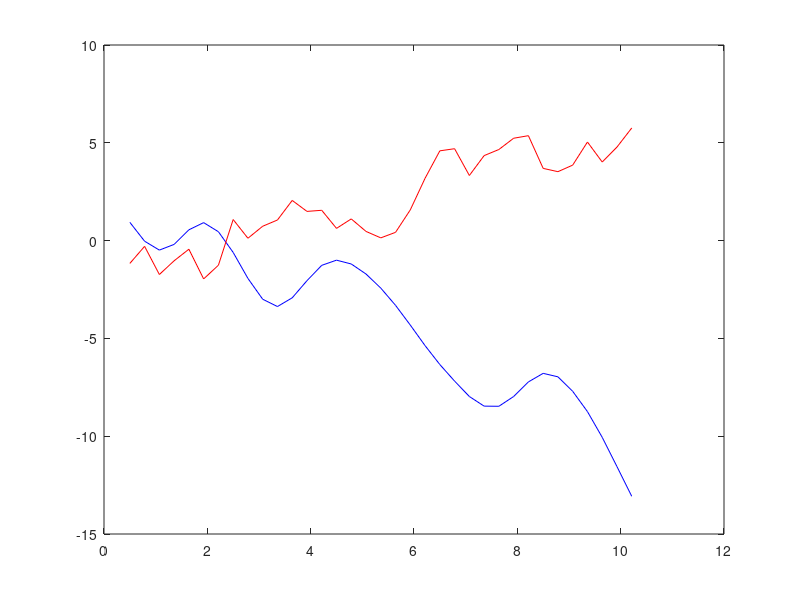

This figure's MATLAB source:
function TestBemHeatEq
% Solve the inveerse heat equation with an unknown source 
% u_t(x,t) = ku_{xx}(x,y) +r(t)*f(x,t)
% with 0<=x<=1, 0<=t<=T
% subject to the boundary conditions u(0,t) = u(1,t)
% and u_x(0,t)+alpha*u(0,t)=0
% and initial condition 
% u(x,0) = phi(x) 0<=x<=1
% In this problem we take f(x,t) =1 for all x and t

N0     = 15;  % space points
N      = 35;  % time points
alpha  = 1;   % for the boundary condition 
lambda = 0.9; % regularization constant
f      = ones(N,N0); % function of N time points over N0 space points
E      = cumsum(4*cos((1:N) *pi/2)./N+randn(1,N));% a vector of N points is the integral of the solution over the space
u0     = 5*ones(1,N0); % is the phi function 

% Discretize the time and space domain 
T      = 10;         % max time;
timePoints = (0:(N)).*(T/N);% N+1 points
t      = timePoints+0.5; % calculate time at the middle of the interval, N points
t      = t(1:N);
spacePoints = (0:(N0))./N0;
x      = spacePoints+0.5;
x      = x(1:N0);

A      = zeros(2*N,2*N);
B      = zeros(2*N,2*N);
Bstar  = zeros(2*N,2*N);

% Calculate A and B, and B*
for j = 1:N
  for i = 1:N
    deltaij = double(i==j);
    A(2*j-1:2*j,2*i-1:2*i) = [Acoeff(0,j,0,t(i),timePoints), Acoeff(1,j,0,t(i),timePoints);...
                              Acoeff(0,j,1,t(i),timePoints), Acoeff(1,j,1,t(i),timePoints)];
    B(2*j-1:2*j,2*i-1:2*i) = [Bcoeff(0,j,0,t(i),timePoints)+0.5*deltaij, Bcoeff(1,j,0,t(i),timePoints);...
                              Bcoeff(0,j,1,t(i),timePoints), Bcoeff(1,j,1,t(i),timePoints)+0.5*deltaij];
    Bstar(2*j-1:2*j,2*i-1:2*i) = [Bcoeff(1,j,0,t(i),timePoints), -Bcoeff(1,j,0,t(i),timePoints);...
                                  Bcoeff(1,j,1,t(i),timePoints)+deltaij/2. -Bcoeff(1,j,1,t(i),timePoints)-0.5*deltaij];
 end
end

% Calculate C
C = zeros(2*N,N0);
for k = 1:N0
    for i=1:N
        C(2*i-1:2*i,k) = Ccoeff(k,0,t(i),spacePoints);
    end
end


% Calculate D
D = zeros(2*N,N);
for j=1:N
    for i=1:N
        D(2*j-1:2*j,i)=[Dcoeff(x,j,0,t(i),timePoints,f(i,:));...
                        Dcoeff(x,j,1,t(i),timePoints,f(i,:))];
    end
end

% Calculate the components of X 
s1 = zeros(N,N,N0);
for k = 1:N0
    a = (Aone(k,x,t,timePoints)-(1/alpha)*(Bone(k,x,t,timePoints)-BoneStar(k,x,t,timePoints)))*...
           inv(A-(1/alpha)*(B+Bstar));
    s1(:,:,k) = (1/N0).*(-a*D + Done(k,x,t,timePoints,f));
end

X = sum(s1,3);
   
% calculate the components of Y
s2 = zeros(N,N0);
for k=1:N0
    a = (Aone(k,x,t,timePoints)-(1/alpha)*(Bone(k,x,t,timePoints)+BoneStar(k,x,t,timePoints)))*...
        inv(A-(1/alpha)*(B+Bstar));
    s2(:,k) = (1/N0)*(a*C-Cone(k,x,spacePoints,t,timePoints))*u0' ;
end
   Y = E'+sum(s2,2);
   
regTerm = GetRegularizationTerm(N,2); % get RregTerm= 'R term 
% The solution with regularization coefficient lambda is 
   r = inv((X')*X+lambda*regTerm)*(X'*Y);
   figure, plot(t,r,'b',t,E,'r'), 
end

function vals = Acoeff(ksi,j,x,t,timePoints)
% evaluate the coefficient A at the  boundary ksi=0 or ksi=1;
% for the index j which describes the time steps timePoints_j, at time t and space
% point x
% timePoints is a vector describing the time descritized domain 
if t<=timePoints(j)
    vals=0;
elseif t>timePoints(j) && t<= timePoints(j+1) && x==ksi
    vals = sqrt((t-timePoints(j))/pi);
elseif t>timePoints(j) && t<= timePoints(j+1) && x~=ksi
    z0 = abs(x-ksi)/(2*sqrt(t-timePoints(j)));    
    vals = abs(x-ksi)/(2*sqrt(pi)) *(exp(-z0^2)/z0 - sqrt(pi)*(1-erf(z0)));
elseif t>timePoints(j+1) && x==ksi
    vals = sqrt((t-timePoints(j))/pi)-sqrt((t-timePoints(j+1))/pi);
elseif t>timePoints(j+1) && x~=ksi
    z0 = abs(x-ksi)/(2*sqrt(t-timePoints(j)));    
    z1 = abs(x-ksi)/(2*sqrt(t-timePoints(j+1)));    
    vals = abs(x-ksi)/(2*sqrt(pi)) *(exp(-z0^2)/z0 - exp(-z1^2)/z1 +sqrt(pi)*(erf(z0)-erf(z1)));
end   
end

function vals = Bcoeff(ksi,j,x,t,timePoints)
% evaluate the coefficient B at the  boundary ksi=0 or ksi=1;
% for the index j which describes the time steps timePoints_j, at time t and space
% point x
% timePoints is a vector describing the time descritized domain 

if t<=timePoints(j)
    vals = 0;
elseif t>timePoints(j) && t<= timePoints(j+1) && x==ksi
    vals = 0;
elseif t>timePoints(j) && t<= timePoints(j+1) && x~=ksi
    z0   = abs(x-ksi)/(2*sqrt(t-timePoints(j)));    
    vals = -(1-erf(z0))/2;
elseif t>timePoints(j+1)
    z0   = abs(x-ksi)/(2*sqrt(t-timePoints(j)));    
    z1   = abs(x-ksi)/(2*sqrt(t-timePoints(j+1)));   
    vals = (erf(z0)-erf(z1))/2;
end
end

function vals = Ccoeff(k,x,t,spacePoints)
% evaluate the coefficient C for index k which describes the discretization
% of the space variable spacePoints in [0 1], at time t
vals = 0.5*(erf((x-spacePoints(k))/(2*sqrt(t)))-erf((x-spacePoints(k+1))/(2*sqrt(t))));
end

function vals = Dcoeff(y,j,x,t,timePoints,f)
% Calculate the integral int_0^1(f(y,t_j)*A_{yj}(x,t)dy) by midpoint
% integration rule 
% the spatial integration of all points y at time t_j
a        = zeros(1,numel(y));
for aIdx = 1:numel(y);
  a(aIdx) = Acoeff(y(aIdx),j,x,t,timePoints);  
end
vals = trapz(y,a.*f);

end

function vals = Aone(k,spacePoints,t,timePoints)
% calculate the matrix Aone for a specific space point x_k, for all times
% t_i in A
% points x_k=1:numel(spacePoints)
 vals = zeros(numel(t),2*numel(t));
 for j = 1:numel(t)
     for i = 1:numel(t)
      vals(j,2*i-1:2*i) =[Acoeff(0,j,spacePoints(k),t(i),timePoints),...
                          Acoeff(1,j,spacePoints(k),t(i),timePoints)];
     end
 end
 
end

function vals = Bone(k,spacePoints,t,timePoints)
% Calculate the matrix Aone for a specific space point x_k, for all times
% t_i in A
% points x_k=1:numel(spacePoints)
 vals = zeros(numel(t),2*numel(t));
 for j = 1:numel(t)
     for i = 1:numel(t)
      vals(j,2*i-1:2*i) =[Bcoeff(0,j,spacePoints(k),t(i),timePoints),...
                          Bcoeff(1,j,spacePoints(k),t(i),timePoints)];
     end
 end
end

function vals = BoneStar(k,spacePoints,t,timePoints)
% Calculate the matrix Aone for a specific space point x_k, for all times
% t_i in A
% points x_k=1:numel(spacePoints)
 vals = zeros(numel(t),2*numel(t));
 for j = 1:numel(t)
     for i = 1:numel(t)
      vals(j,2*i-1:2*i) =[Bcoeff(1,j,spacePoints(k),t(i),timePoints),...
                         -Bcoeff(1,j,spacePoints(k),t(i),timePoints)];
     end
 end
 
end

function vals = Cone(k,x,spacePoints,t,timePoints)
% calculate the matrix Cone for a specific space point x_k, for all times
% t_i in A
% points x_k=1:numel(spacePoints)
 vals = zeros(numel(t),numel(x));
 for l = 1:numel(x)    
     for i=1:numel(t)
      vals(l,:) =Ccoeff(l,x,t(i),spacePoints);
     end
 end
 
end

function vals = Done(k,spacePoints,t,timePoints,f)
vals = zeros(numel(t), numel(t));
for j=1:numel(t)
    for i=1:numel(t)
        vals(j,i) = Dcoeff(spacePoints,j,spacePoints(k),t(i),timePoints,f(i,:));
    end
end

end

function regTerm = GetRegularizationTerm(N,order)
% Get regularization term of order=order
if order==0
    regTerm = eye(N);
elseif order==1
    regTerm      = 2*eye(N);
    regTerm      = regTerm-diag(ones(1,N-1),-1)-diag(ones(1,N-1),1);
    regTerm(1,1) = 1;
    regTerm(N,N) = 1;
elseif order==2
    regTerm = zeros(N);
    regTerm = regTerm-4*diag(ones(1,N-1),-1)-4*diag(ones(1,N-1),1);
    regTerm = regTerm +diag(ones(1,N-2),-2)+diag(ones(1,N-2),2);
     regTerm(1,2) = -2; regTerm(2,1) = -2;
    regTerm(N,N-1) = -2; regTerm(N-1,N) = -2;

    regTerm=regTerm- diag(sum(regTerm,2));
else 
    error('order not supported')
end
end